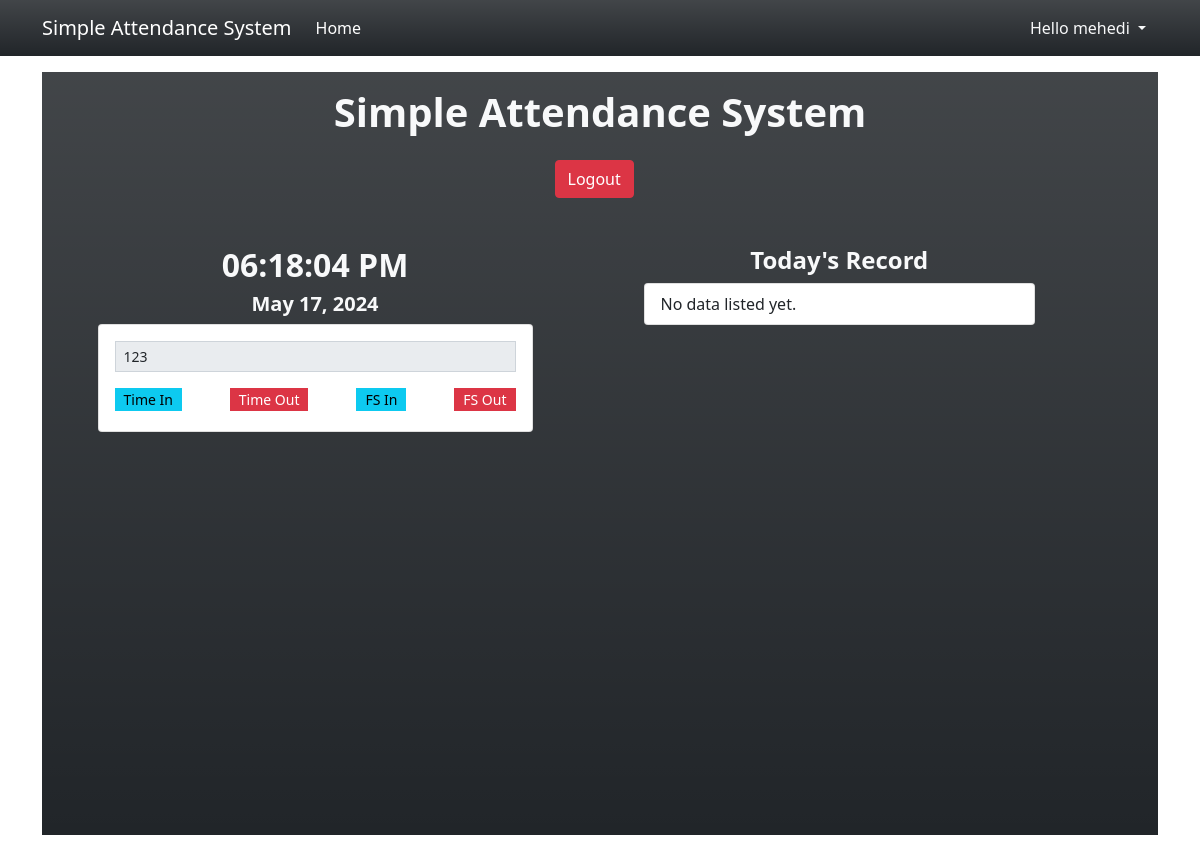
The app's page / (signed in), older data.
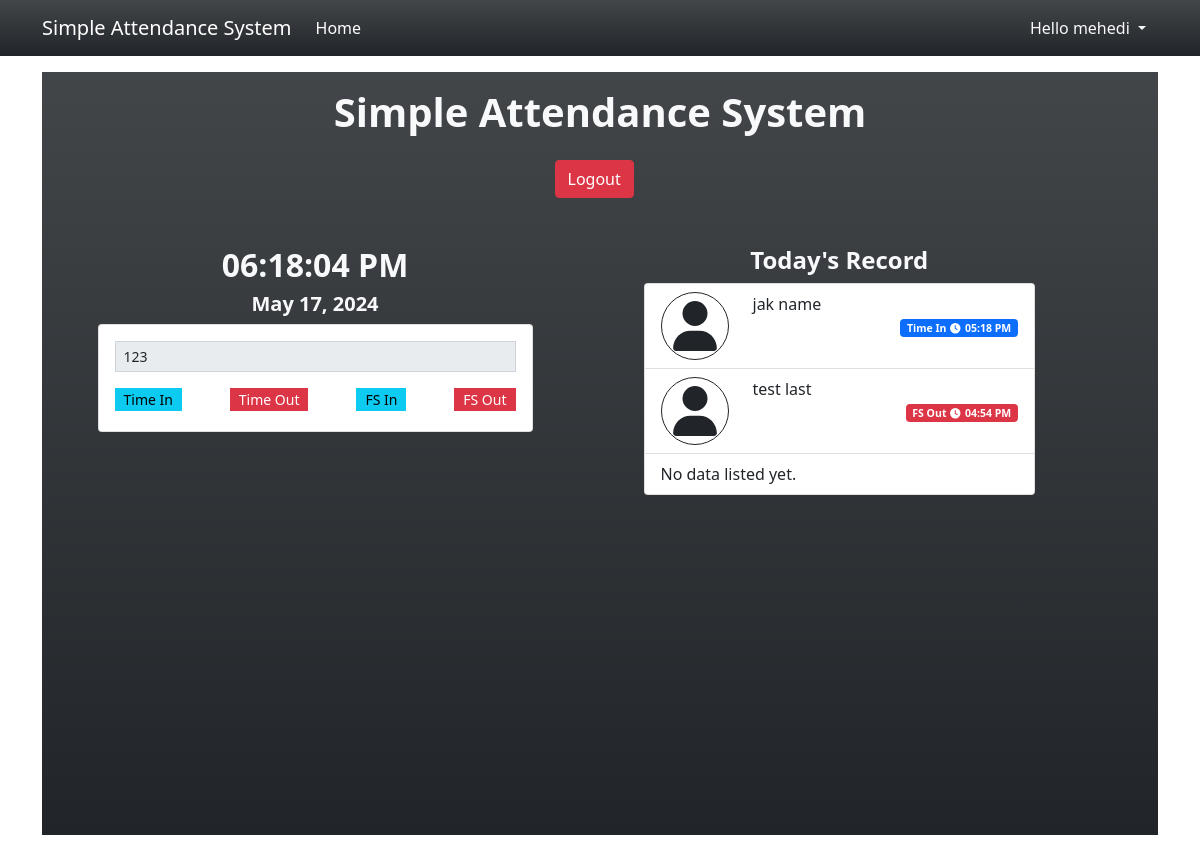
The same page, newer data.
### tables this page shows
CREATE TABLE employee_list (
            `employee_id` INTEGER NOT NULL PRIMARY KEY AUTOINCREMENT,
            `employee_code` TEXT NOT NULL,
            `firstname` TEXT NOT NULL,
            `middlename` TEXT NULL,
            `lastname` TEXT NOT NULL,
            `gender` TEXT NOT NULL,
            `department_id` INTEGER NULL,
            `designation_id` INTEGER NULL,
            `contact` TEXT NOT NULL,
            `email` TEXT NOT NULL,
            `status` INTEGER NOT NULL DEFAULT 1,
            `date_created` TIMESTAMP DEFAULT CURRENT_TIMESTAMP,
            `date_updated` TIMESTAMP NULL, password varchar(255) NULL,
            FOREIGN KEY(`department_id`) REFERENCES `department_list`(`department_id`) ON DELETE SET NULL,
            FOREIGN KEY(`designation_id`) REFERENCES `designation_list`(`designation_id`) ON DELETE SET NULL
        );

CREATE TABLE attendance_list (
            `attendance_id` INTEGER NOT NULL PRIMARY KEY AUTOINCREMENT,
            `employee_id` TEXT NOT NULL,
            `att_type_id` TEXT NOT NULL,
            `date_created` TIMESTAMP DEFAULT CURRENT_TIMESTAMP,
            `date_updated` TIMESTAMP NULL,
            FOREIGN KEY(`employee_id`) REFERENCES `employee_list`(`employee_id`) ON DELETE CASCADE,
            FOREIGN KEY(`att_type_id`) REFERENCES `att_type_list`(`att_type_id`) ON DELETE CASCADE
        );

CREATE TABLE att_type_list (
            `att_type_id` INTEGER NOT NULL PRIMARY KEY AUTOINCREMENT,
            `name` TEXT NOT NULL,
            `status` INTEGER NOT NULL DEFAULT 1,
            `date_created` TIMESTAMP DEFAULT CURRENT_TIMESTAMP
        );

### home.php (the view, shortened to what the changed rows need)
<?php if($_SESSION['type'] == 3): ?>
    <section class="bg-dark bg-gradient text-light">
        <div class="container py-3 d-flex flex-column">
            <div class="w-100 h-25 d-flex  align-items-center">
                <h2 class="text-center w-100 fs-1"><b>Simple Attendance System</b></h2>
            </div>
            <div class="w-100 row flex-grow-1 mt-5">
                <div class="col-md-6 d-flex flex-column align-items-center h-100">
                    <div class="w-100 h-25 d-flex align-items-center">
                        <div class="w-100">
                            <h2 class="text-center"><b><span id="time_display"><?php echo date("h:i A") ?></span></b></h2>
                        </div>
                    </div>
                    <div class="w-100 h-75 d-flex align-items-center">
                        <div class="w-100">
                            <div class="card text-dark col-sm-10 offset-sm-1 align-middle h-auto">
                                <div class="card-body">
                                    <div class="form-group">
                                        <?php
                                            $user = $conn->query("SELECT * FROM employee_list where employee_id = $_SESSION[user_id]");
                                            while($data = $user->fetchArray()){?>
                                            <input type="text" autofocus class="form-control form-control-sm rounded-0" disabled value="<?php echo $data['employee_code']?>" id="employee_code">
                                        <?php }?>
                                    </div>
                                </div>
                            </div>
                        </div>
                    </div>
                </div>
                <div class="col-md-6 h-100 d-flex align-items-center">
                    <div class="w-100">
                        <div class="col-sm-9 offset-sm-1">
                            <div class="overflow-auto" style="height:67vh">
                                <ul class="list-group">
                                    <?php
                                    $today = date("Y-m-d");
                                    $att_qry = $conn->query("SELECT a.*,t.name as tname,(e.firstname || ' ' || e.lastname || ' ' || e.middlename) as `fullname` FROM `attendance_list` a inner join employee_list e on a.employee_id = e.employee_id inner join att_type_list t on a.att_type_id = t.att_type_id where date(a.date_created) = '".$today."' ORDER BY strftime('%s', a.date_created) desc");
                                    while($row = $att_qry->fetchArray()):
                                        $bg = "primary";
                                        if(in_array($row['att_type_id'],array(2,4)))
                                        $bg = "danger";
                                    ?>
                                    <li class="list-group-item att-item" data-id="<?php echo $row['attendance_id'] ?>">
                                    <div class="row row-cols-2">
                                        <div class="col-auto d-flex align-items-center"><span class="fa border border-dark p-2 fa-user rounded-circle" style="width:50px !important;height:50px !important" ></span></div>
                                        <div class="col-auto flex-grow-1 d-flex flex-column">
                                            <div class="w-100">
                                                <?php echo $row['fullname'] ?>
                                            </div>
                                            <div class='w-100 d-flex justify-content-end'>
                                                <small><span class="badge bg-<?php echo $bg ?>"><?php echo $row['tname'] ?><i class="fa fa-clock mx-1"></i><?php echo date("h:i A",strtotime($row['date_created'])) ?></span></small>
                                            </div>
                                        </div>
                                    </div>
                                    </li>
                                    <?php endwhile; ?>
                                </ul>
                            </div>
                        </div>
                    </div>
                </div>
            </div>
        </div>
    </section>
<?php endif; ?>

Row changes from the older to the newer data that the page shows:
added attendance_list: fullname "jak name", att_type.name "Time In", date_created "05:18 PM"
added attendance_list: fullname "test last", att_type.name "FS Out", date_created "04:54 PM"
